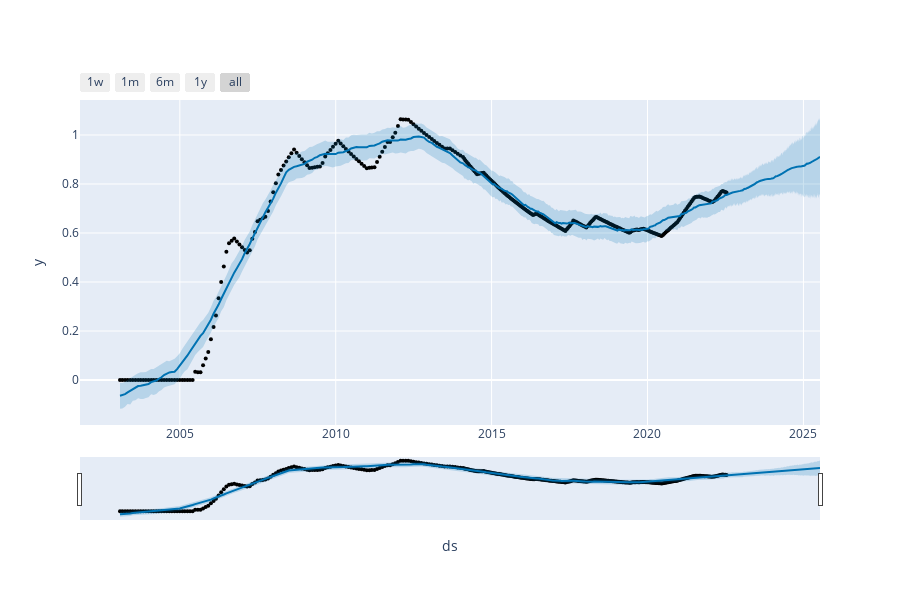

Notebook cell for this chart:
### Code cell
plot_plotly(modeloProphet, pronosticos)

### Figure 1 — Plotly figure (JSON) as saved in the notebook; plotly's stock layout.template omitted (floating-point values rounded to 4 significant figures; data arrays with more than 128 entries replaced by an {"elided": "..."} marker saying what was removed)
{"data": [{"marker": {"color": "black", "size": 4}, "mode": "markers", "name": "Actual", "type": "scatter", "x": {"elided": "336 str values"}, "y": {"elided": "336 float values"}}, {"hoverinfo": "skip", "line": {"width": 0}, "mode": "lines", "type": "scatter", "x": {"elided": "1431 str values"}, "y": {"elided": "1431 float values"}}, {"fill": "tonexty", "fillcolor": "rgba(0, 114, 178, 0.2)", "line": {"color": "#0072B2", "width": 2}, "mode": "lines", "name": "Predicted", "type": "scatter", "x": {"elided": "1431 str values"}, "y": {"elided": "1431 float values"}}, {"fill": "tonexty", "fillcolor": "rgba(0, 114, 178, 0.2)", "hoverinfo": "skip", "line": {"width": 0}, "mode": "lines", "type": "scatter", "x": {"elided": "1431 str values"}, "y": {"elided": "1431 float values"}}], "layout": {"height": 600, "showlegend": false, "width": 900, "xaxis": {"rangeselector": {"buttons": [{"count": 7, "label": "1w", "step": "day", "stepmode": "backward"}, {"count": 1, "label": "1m", "step": "month", "stepmode": "backward"}, {"count": 6, "label": "6m", "step": "month", "stepmode": "backward"}, {"count": 1, "label": "1y", "step": "year", "stepmode": "backward"}, {"step": "all"}]}, "rangeslider": {"visible": true}, "title": {"text": "ds"}, "type": "date"}, "yaxis": {"title": {"text": "y"}}}}
